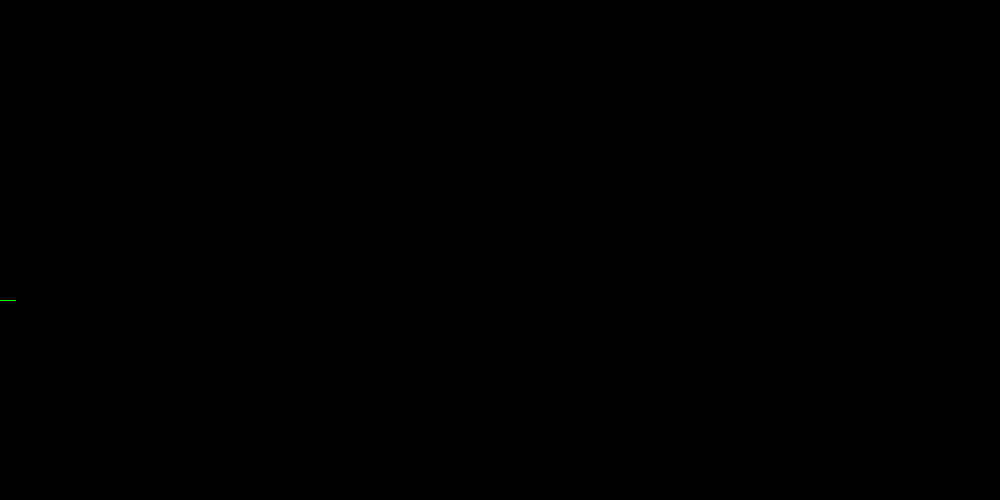
Frame 1 (no input)
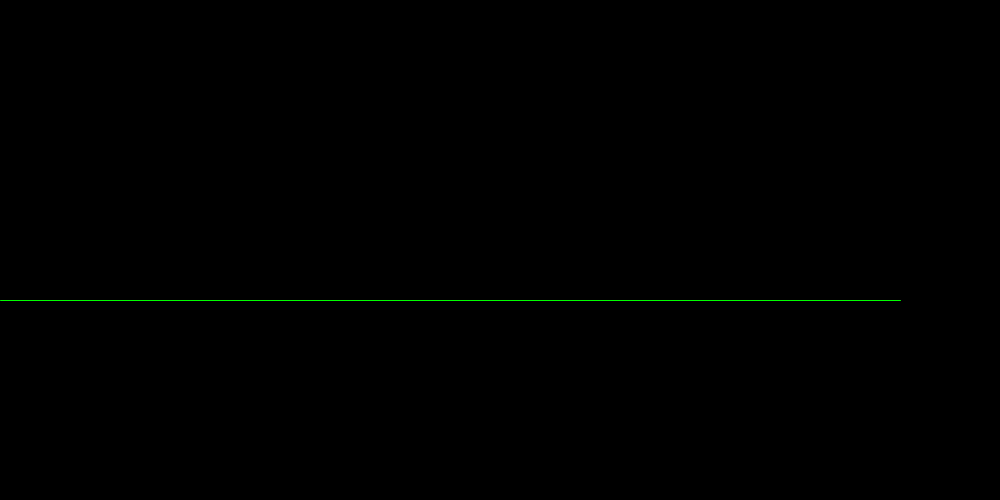
Frame 60 (the mouse pressed at the canvas centre just before this capture)
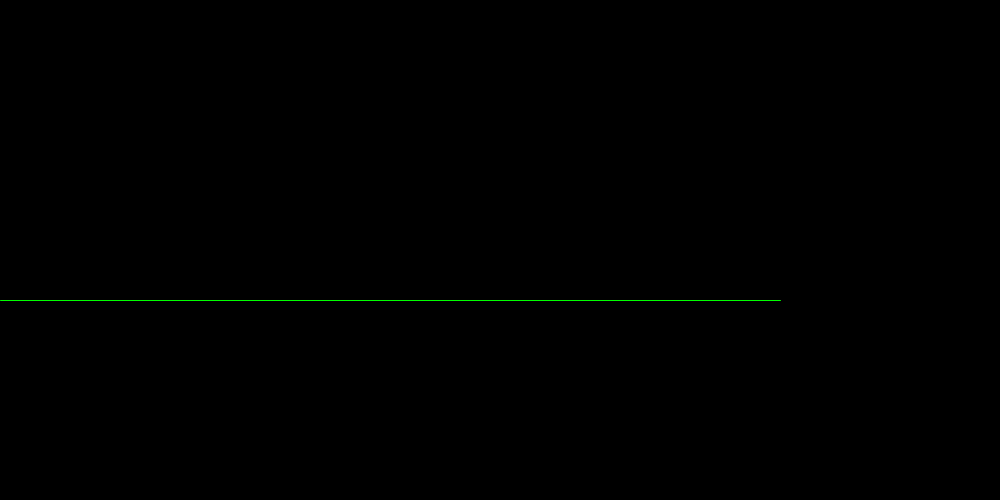
Frame 120 (the mouse held since frame 60 and released just before this capture)

The Processing sketch that drew these frames (run headless with seeded random() and noise(); from frame 60 on, the mouse is pressed at the canvas centre):

// Processing sketch: processing_91278
// ── processing_91278.pde

int count =0; 
void setup(){
  size(1000, 500);
  background(0);

}

void draw(){
  int b = abs(mouseX-pmouseX);
  int a;
  int x;
  stroke(0,255,0);
  if(b==0){
    a=0;
    x=0;
  }else if(b<20){
    a=(int)random(50);
    x=(int)random(50);
  }else if(b<40){
    a=(int)random(50,100);
    x=(int)random(50,100);
  }else{
    a=(int)random(100, 200);
    x=(int)random(100, 200);
  }

  if(count>=1000){
    line(count, 300, count+5, 300-a);
    line(count+5, 300-a, count+10, 300+x);
    line(count+10, 300+x, count+15, 300);
    background(0);
    count=0;
    
  }else{
    line(count, 300, count+5, 300-a);
    line(count+5, 300-a, count+10, 300+x);
    line(count+10, 300+x, count+15, 300);
    count=count+15;
  }
  

}
